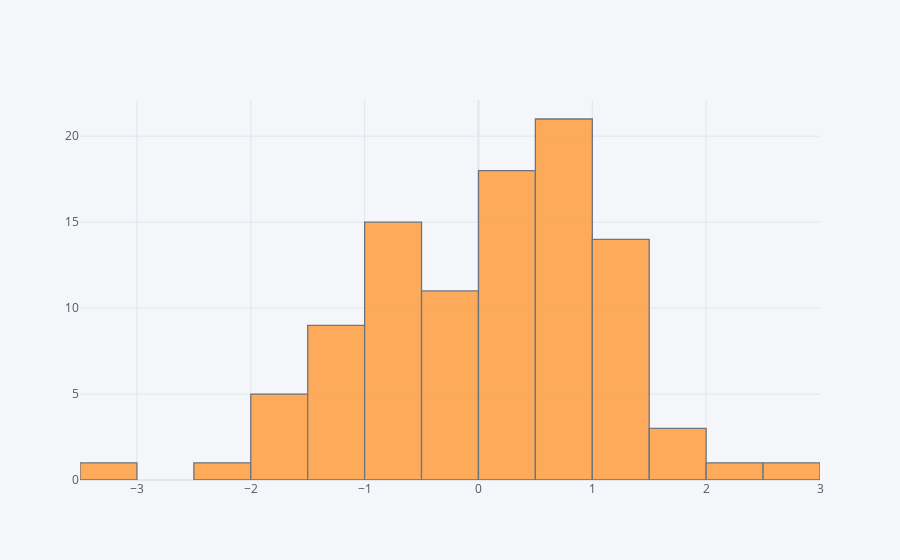

Notebook cell for this chart:
### Code cell
# plot df['A']

### Figure 1 — Plotly figure (JSON) as saved in the notebook; plotly's stock layout.template omitted (floating-point values rounded to 4 significant figures)
{"data": [{"histfunc": "count", "histnorm": "", "marker": {"color": "rgba(255, 153, 51, 1.0)", "line": {"color": "#4D5663", "width": 1.3}}, "name": "A", "nbinsx": 25, "opacity": 0.8, "orientation": "v", "type": "histogram", "x": [-1.13, 0.891, -2.467, 1.467, 0.0521, -0.5842, -0.1441, -0.2415, 1.409, 0.1698, 1.673, -1.187, 0.2501, -0.9076, 1.579, -0.7155, 0.671, -1.314, -0.08715, 0.6817, 0.1596, -1.428, 0.7623, 0.4828, 1.144, 0.7328, 0.4769, 0.5208, -0.6943, 2.527, 0.3111, -1.587, 0.2326, 0.1494, -0.7558, 2.461, -1.586, 1.087, 0.2973, 0.9331, 1.321, -0.7258, 0.6223, 0.9545, -0.5652, -0.8323, -1.529, -0.5637, 1.375, 1.463, -1.244, 1.153, -0.7647, -0.1298, 0.846, -0.1368, 1.317, -0.8525, -0.7897, 0.3016, -1.188, -0.1589, 0.8699, -0.9965, 0.41, -0.4128, 1.441, 1.601, -3.36, -1.377, 1.218, -0.1413, -0.3721, -1.968, 0.5214, -1.453, 0.3946, 0.8586, 0.9238, 0.3138, 0.9862, 0.8941, 1.301, 0.7696, 0.5995, -1.892, 0.7352, -0.5245, 0.4113, -0.4747, 0.543, -0.8615, 0.6853, 1.382, 0.4691, 0.2969, 0.1753, -0.2665, -1.06, 1.259]}], "layout": {"barmode": "overlay", "legend": {"bgcolor": "#F5F6F9", "font": {"color": "#4D5663"}}, "paper_bgcolor": "#F5F6F9", "plot_bgcolor": "#F5F6F9", "title": {"font": {"color": "#4D5663"}}, "xaxis": {"gridcolor": "#E1E5ED", "showgrid": true, "tickfont": {"color": "#4D5663"}, "title": {"font": {"color": "#4D5663"}, "text": ""}, "zerolinecolor": "#E1E5ED"}, "yaxis": {"gridcolor": "#E1E5ED", "showgrid": true, "tickfont": {"color": "#4D5663"}, "title": {"font": {"color": "#4D5663"}, "text": ""}, "zerolinecolor": "#E1E5ED"}}}
